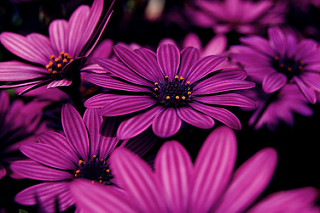
#> input picture media/flower.jpg, 320 x 213 px
$ jupyter execute --allow-errors 'convolution examples.ipynb'   (shell and % lines are left out)   (older library calls are emulated)
#> lines starting #> are read from the running program, lines starting #| are printed output that depends on the picture
[cell 1]
import numpy  as np
from scipy.ndimage import convolve
from PIL import Image
import matplotlib.pyplot as plt


img = np.asarray( Image.open('media/flower.jpg'))
#> img is the input picture: shape (213, 320, 3); mean R, G, B 107.1, 28.7, 87.4
gimg = np.asarray( Image.open('media/flower.jpg').convert('L') )
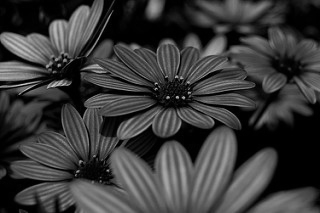
#> gimg: shape (213, 320); min 0, max 207, mean 58.8


k0 = np.array([[1, 0, -1],
              [0, 0, 0],
              [-1, 0, 1]])

k0 = np.array([[0, 1, 0],
              [1, -4, 1],
              [0, 1, 0]])

k2 = np.array([[1, 1, 1],
              [1, 1, 1],
              [1, 1, 1]], dtype=np.float)/9


sobel = np.array([[-1, -2, -1],
              [0, 0, 0],
              [1, 2, 1]], dtype=np.float)


sobel.T

## Original image

[cell 2]
plt.imshow(img)

## Grayscale image

[cell 3]
plt.imshow(gimg, cmap=plt.get_cmap('gray'))

## Edge detection

#> (a cell that did not finish here is left out)

[cell 5]
img2 = convolve(gimg, k0, mode='constant')
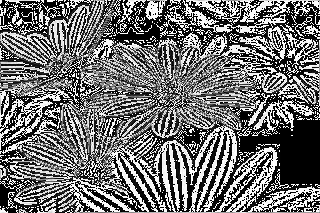
#> img2: shape (213, 320); min 0, max 255, mean 112.7
plt.imshow(img2, cmap=plt.get_cmap('gray'))

## Box blur

[cell 6]
img2 = convolve(gimg, k2, mode='constant')
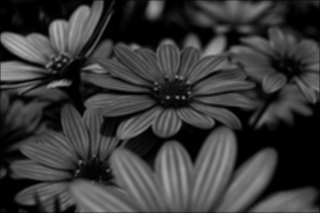
#> img2: shape (213, 320); min 0, max 179, mean 58.1
plt.imshow(img2, cmap=plt.get_cmap('gray'))

## SobelX

[cell 7]
sobelx = convolve(gimg, sobel, mode='constant')
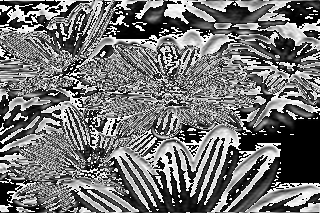
#> sobelx: shape (213, 320); min 0, max 255, mean 114.2
plt.imshow(sobelx, cmap=plt.get_cmap('gray'))

## SobelY

[cell 8]
sobely = convolve(gimg, sobel.T, mode='constant')
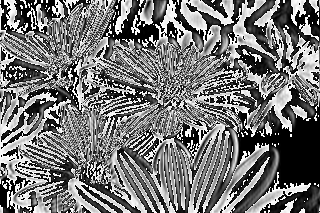
#> sobely: shape (213, 320); min 0, max 255, mean 117.5
plt.imshow(sobely, cmap=plt.get_cmap('gray'))

[cell 9]
img2.shape
#> Out = (213, 320)

$ run again, with media/c0.jpg copied over media/flower.jpg
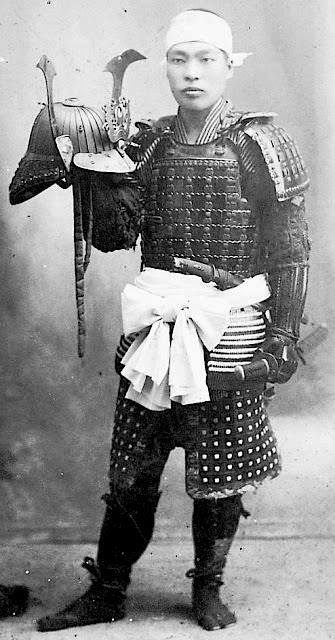
#> input picture media/c0.jpg, 335 x 640 px
#> img is the input picture: shape (640, 335, 3); min 0, max 255, mean 141.8
#> `sobelx = convolve(gimg, sobel, mode='constant')`:
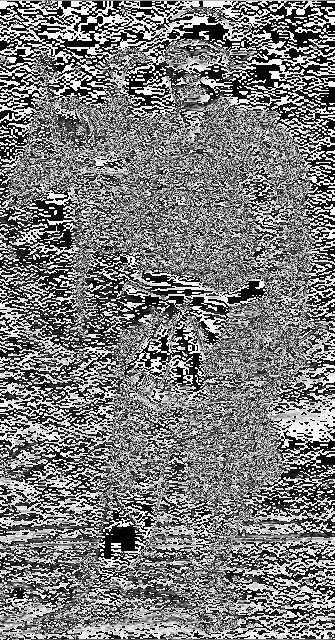
#> sobelx: shape (640, 335); min 0, max 255, mean 122.9
#> `sobely = convolve(gimg, sobel.T, mode='constant')`:
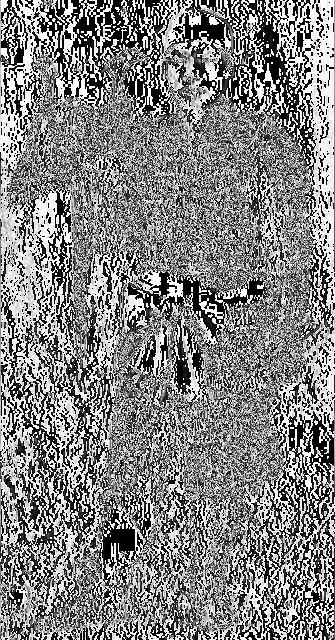
#> sobely: shape (640, 335); min 0, max 255, mean 131.1
